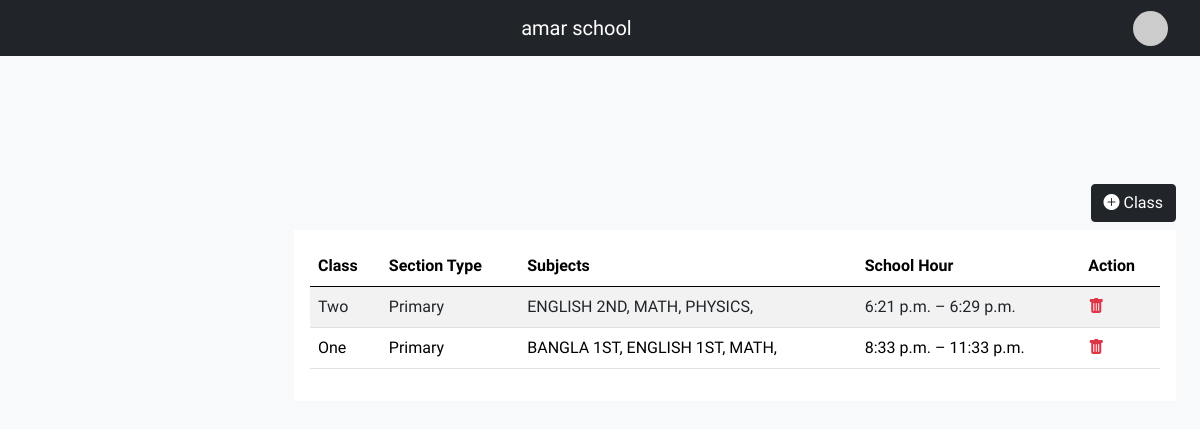
The app's page /dashboard/class (signed in) with its own data.
### base/models.py (models this page shows)
class User(AbstractUser):
  name = models.CharField(max_length=500)
  due_date = models.DateField(null=True, blank=True)
  number = models.CharField(max_length=100)
  logo = models.FileField(upload_to='logo')
  is_dued = models.BooleanField(default=False)
  def __str__(self):
    return self.name

class Class(models.Model):
  school = models.ForeignKey(User, on_delete=models.CASCADE, null=True, blank=True)
  name = models.CharField(max_length=50)
  type = models.CharField(max_length=100)
  subjects = models.ManyToManyField(Subject)
  start_time = models.TimeField(null=True, blank=True)
  end_time = models.TimeField(null=True, blank=True)

class Subject(models.Model):
  school = models.ForeignKey(User, on_delete=models.CASCADE, null=True, blank=True)
  name = models.CharField(max_length=200)
  code = models.CharField(max_length=200, null=True, blank=True)

### base/views.py (the view, shortened to what this page needs)
# urls.py: path('dashboard/class', class_info, name='class_info'),
def class_info(request):
  if request.GET.get('delete'):
    try:
      sl = Class.objects.get(school=request.user, id=request.GET.get('delete'))
      sl.delete()
    except:
      return redirect(dashboard)
  data = request.POST
  clas = Class.objects.filter(school=request.user).order_by('-id')
  return render(request, 'dashboard/clas.html', context={'clas':clas})

### base/context_processors.py (called while the page is built)
def get_subjects(r):
  context = {'subjects': Subject.objects.all()}
  return context

def get_classes(r):
  context = {'classes': Class.objects.filter(school__id=r.user.id)}
  return context

def get_years(r):
  context = {'years':Year.objects.all()}
  return context

def get_sec(r):
  context = {'sections':Section.objects.all()}
  return context

def get_day(r):
  context = {'days':Day.objects.all()}
  return context

### templates/dashboard/clas.html (shortened to what this page needs)
{% extends 'dashboard/dashboard.html' %}
{% block body %}
<div class="col-md-12">
<section class="vh-100">
 <div class="mt-5 d-lex h-75 justify-content-center align-items-center">
<div class="text-end">
<button type="button" class="btn btn-dark my-2" data-bs-toggle="modal" data-bs-target="#exampleModal">
  <i class="bi bi-plus-circle-fill"></i> Class
</button>
</div>
   <div class="card-table card-body bg-white">
<table class="table table-striped">
  <thead>
    <tr>
      <th scope="col">Class</th>
      <th scope="col">Section Type</th>
     <th scope="col">Subjects</th>
      <th scope="col">School Hour</th>
      <th scope="col">Action</th>
    </tr>
  </thead>
  <tbody>
    {% for c in clas %}
    <tr>
      <td>{{c.name}}</td>
      <td>{{c.type}}</td>
      <td>{% for subject in c.subjects.all %}
        {{ subject.name}},
    {% endfor %}</td>
      <td>{{c.start_time}} – {{c.end_time}}</td>
      <td>
        <a href="/dashboard/class?delete={{c.id}}"><i class="text-danger bi bi-trash-fill"></i></a>
      </td>
    </tr>
    {% endfor %}
  </table>
        </div>
    </div>
  </section>
</div>
{% endblock %}

### templates/dashboard/dashboard.html (shortened to what this page needs)
{% load static %}
<!DOCTYPE html>
<html lang="en">
  <head>
    <link rel="stylesheet" href="css/bootstrap.min.css" />
    <link
      rel="stylesheet"
      href="https://cdn.jsdelivr.net/npm/bootstrap-icons@1.4.1/font/bootstrap-icons.css"
    />
    <link href="https://cdn.jsdelivr.net/npm/bootstrap@5.0.2/dist/css/bootstrap.min.css" rel="stylesheet">
  </head>
  <body class="bg-light">
    <nav class="p-2 navbar navbar-expand-lg navbar-dark bg-dark sticky-top">
      <div class="container-fluid">
        <a class="mx-auto navbar-brand" href="/dashboard">{{request.user.name}}</a>
        <div class="dropdown dropstart">
          <div class="dropdown-toggle" type="button" id="dropdownMenuButton1" data-bs-toggle="dropdown" aria-expanded="false">
            <img class="avatar img-fluid" src="https://api.dicebear.com/6.x/initials/svg?seed={{request.user}}">
          </div>
        </div>
      </div>
    </nav>
    <main class="mt-5 pt-3">
      <div class="container-fluid">
        <div class="row">
          <div class="col-md-12">
          </div>
        </div>
        <div class="row">
            {% block body %}
            {% endblock %}
        </div>
      </div>
    </main>
  </body>
</html>

### templates/dashboard/dashboard.html (style rules this page uses)
body, button { font-family: 'Source Sans Pro', sans-serif; }
.card-table { width : 100%; overflow-x : scroll; }
:root { --offcanvas-width: 270px; --topNavbarHeight: 56px; }
@media (min-width: 992px) { body { overflow: auto !important; } }
@media (min-width: 992px) { main { margin-left: var(--offcanvas-width); } }
.avatar { height : 35px; width :35px; border-radius : 100px; }

### records on screen
User: user.name "amar school"
Class: name "Two", type "Primary", start_time "6:21 p.m.", end_time "6:29 p.m."
Subject: name "ENGLISH 2ND"
Subject: name "MATH"
Subject: name "PHYSICS"
Class: name "One", type "Primary", start_time "8:33 p.m.", end_time "11:33 p.m."
Subject: name "BANGLA 1ST"
Subject: name "ENGLISH 1ST"
